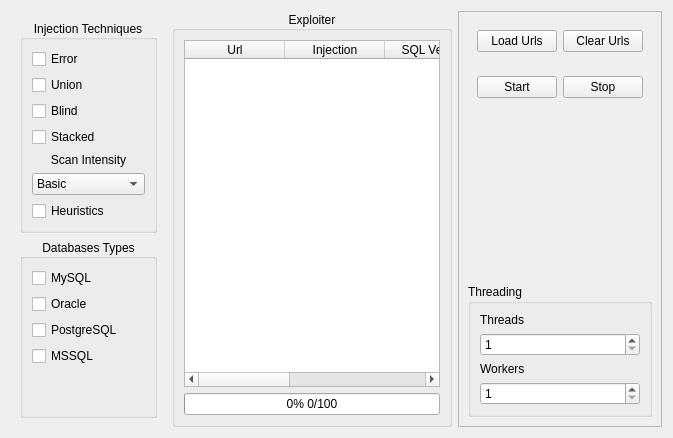
        <widget class="QWidget" name="tabExploiter">
         <attribute name="title">
          <string>Injection Testing</string>
         </attribute>
         <layout class="QHBoxLayout" name="horizontalLayout_9">
          <item>
           <widget class="QWidget" name="widget_12" native="true">
            <layout class="QVBoxLayout" name="verticalLayout_20">
             <item>
              <widget class="QGroupBox" name="exploiterTechniquesGroup">
               <property name="title">
                <string>Injection Techniques</string>
               </property>
               <property name="alignment">
                <set>Qt::AlignCenter</set>
               </property>
               <layout class="QVBoxLayout" name="verticalLayout_6">
                <item>
                 <widget class="QCheckBox" name="exploiterErrorCheckbox">
                  <property name="text">
                   <string>Error</string>
                  </property>
                 </widget>
                </item>
                <item>
                 <widget class="QCheckBox" name="exploiterUnionCheckbox">
                  <property name="text">
                   <string>Union</string>
                  </property>
                 </widget>
                </item>
                <item>
                 <widget class="QCheckBox" name="exploiterBlindCheckbox">
                  <property name="text">
                   <string>Blind</string>
                  </property>
                 </widget>
                </item>
                <item>
                 <widget class="QCheckBox" name="exploiterStackedCheckbox">
                  <property name="text">
                   <string>Stacked</string>
                  </property>
                 </widget>
                </item>
                <item>
                 <widget class="QLabel" name="label">
                  <property name="text">
                   <string>Scan Intensity</string>
                  </property>
                  <property name="alignment">
                   <set>Qt::AlignCenter</set>
                  </property>
                 </widget>
                </item>
                <item>
                 <widget class="QComboBox" name="exploiterIntensityCombo">
                  <item>
                   <property name="text">
                    <string>Basic</string>
                   </property>
                  </item>
                  <item>
                   <property name="text">
                    <string>Intermediate</string>
                   </property>
                  </item>
                  <item>
                   <property name="text">
                    <string>Excessive</string>
                   </property>
                  </item>
                 </widget>
                </item>
                <item>
                 <widget class="QCheckBox" name="exploiterHeuristsicsCheckbox">
                  <property name="text">
                   <string>Heuristics</string>
                  </property>
                 </widget>
                </item>
               </layout>
              </widget>
             </item>
             <item>
              <widget class="QGroupBox" name="exploiterDatabaseTypes">
               <property name="title">
                <string>Databases Types</string>
               </property>
               <property name="alignment">
                <set>Qt::AlignCenter</set>
               </property>
               <layout class="QVBoxLayout" name="verticalLayout_7">
                <item>
                 <widget class="QCheckBox" name="exploiterMySQL">
                  <property name="text">
                   <string>MySQL</string>
                  </property>
                 </widget>
                </item>
                <item>
                 <widget class="QCheckBox" name="exploiterOracle">
                  <property name="text">
                   <string>Oracle</string>
                  </property>
                 </widget>
                </item>
                <item>
                 <widget class="QCheckBox" name="exploiterPostgreSQL">
                  <property name="text">
                   <string>PostgreSQL</string>
                  </property>
                 </widget>
                </item>
                <item>
                 <widget class="QCheckBox" name="exploiterMSSQL">
                  <property name="text">
                   <string>MSSQL</string>
                  </property>
                 </widget>
                </item>
                <item>
                 <spacer name="verticalSpacer_10">
                  <property name="orientation">
                   <enum>Qt::Vertical</enum>
                  </property>
                  <property name="sizeHint" stdset="0">
                   <size>
                    <width>20</width>
                    <height>40</height>
                   </size>
                  </property>
                 </spacer>
                </item>
               </layout>
              </widget>
             </item>
            </layout>
           </widget>
          </item>
          <item>
           <widget class="QGroupBox" name="exploiterGroup">
            <property name="title">
             <string>Exploiter</string>
            </property>
            <property name="alignment">
             <set>Qt::AlignCenter</set>
            </property>
            <layout class="QVBoxLayout" name="verticalLayout_21">
             <item>
              <widget class="QTableWidget" name="exploiterInjectablesTable">
               <property name="editTriggers">
                <set>QAbstractItemView::NoEditTriggers</set>
               </property>
               <column>
                <property name="text">
                 <string>Url</string>
                </property>
                <property name="textAlignment">
                 <set>AlignCenter</set>
                </property>
               </column>
               <column>
                <property name="text">
                 <string>Injection</string>
                </property>
                <property name="textAlignment">
                 <set>AlignCenter</set>
                </property>
               </column>
               <column>
                <property name="text">
                 <string>SQL Version</string>
                </property>
                <property name="textAlignment">
                 <set>AlignCenter</set>
                </property>
               </column>
               <column>
                <property name="text">
                 <string>SQL User</string>
                </property>
                <property name="textAlignment">
                 <set>AlignCenter</set>
                </property>
               </column>
               <column>
                <property name="text">
                 <string>Webserver</string>
                </property>
                <property name="textAlignment">
                 <set>AlignCenter</set>
                </property>
               </column>
              </widget>
             </item>
             <item>
              <widget class="QProgressBar" name="exploiterProgress">
               <property name="autoFillBackground">
                <bool>false</bool>
               </property>
               <property name="value">
                <number>0</number>
               </property>
               <property name="alignment">
                <set>Qt::AlignRight|Qt::AlignTrailing|Qt::AlignVCenter</set>
               </property>
               <property name="format">
                <string>%p% %v/%m</string>
               </property>
              </widget>
             </item>
            </layout>
           </widget>
          </item>
          <item>
           <widget class="QFrame" name="frame_3">
            <property name="frameShape">
             <enum>QFrame::StyledPanel</enum>
            </property>
            <property name="frameShadow">
             <enum>QFrame::Raised</enum>
            </property>
            <layout class="QVBoxLayout" name="verticalLayout_31">
             <item>
              <widget class="QWidget" name="widget_4" native="true">
               <layout class="QHBoxLayout" name="horizontalLayout_7">
                <item>
                 <widget class="QPushButton" name="exploiterLoadUrlsBtn">
                  <property name="text">
                   <string>Load Urls</string>
                  </property>
                 </widget>
                </item>
                <item>
                 <widget class="QPushButton" name="exploiterClearUrlsBtn">
                  <property name="text">
                   <string>Clear Urls</string>
                  </property>
                 </widget>
                </item>
               </layout>
              </widget>
             </item>
             <item>
              <widget class="QWidget" name="widget_5" native="true">
               <layout class="QHBoxLayout" name="horizontalLayout_8">
                <item>
                 <widget class="QPushButton" name="exploiterStartBtn">
                  <property name="text">
                   <string>Start</string>
                  </property>
                 </widget>
                </item>
                <item>
                 <widget class="QPushButton" name="exploiterStopBtn">
                  <property name="text">
                   <string>Stop</string>
                  </property>
                 </widget>
                </item>
               </layout>
              </widget>
             </item>
             <item>
              <spacer name="verticalSpacer_3">
               <property name="orientation">
                <enum>Qt::Vertical</enum>
               </property>
               <property name="sizeHint" stdset="0">
                <size>
                 <width>20</width>
                 <height>40</height>
                </size>
               </property>
              </spacer>
             </item>
             <item>
              <widget class="QGroupBox" name="groupBox_5">
               <property name="title">
                <string>Threading</string>
               </property>
               <layout class="QVBoxLayout" name="verticalLayout_5">
                <item>
                 <widget class="QLabel" name="label_19">
                  <property name="text">
                   <string>Threads</string>
                  </property>
                 </widget>
                </item>
                <item>
                 <widget class="QSpinBox" name="exploiterThreads">
                  <property name="minimum">
                   <number>1</number>
                  </property>
                  <property name="maximum">
                   <number>500</number>
                  </property>
                 </widget>
                </item>
                <item>
                 <widget class="QLabel" name="label_20">
                  <property name="text">
                   <string>Workers</string>
                  </property>
                 </widget>
                </item>
                <item>
                 <widget class="QSpinBox" name="exploiterWorkers">
                  <property name="minimum">
                   <number>1</number>
                  </property>
                  <property name="maximum">
                   <number>100</number>
                  </property>
                 </widget>
                </item>
               </layout>
              </widget>
             </item>
            </layout>
           </widget>
          </item>
         </layout>
        </widget>
